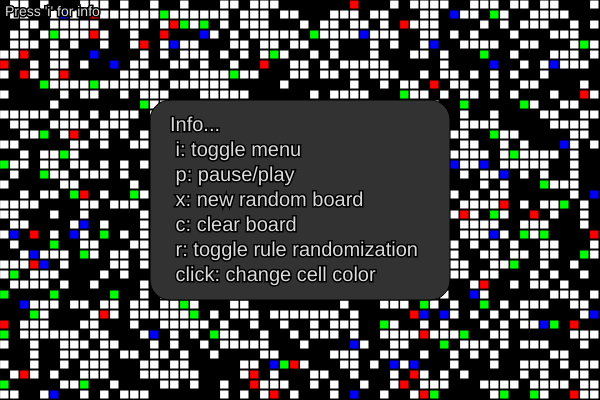
Frame 1 (no input)
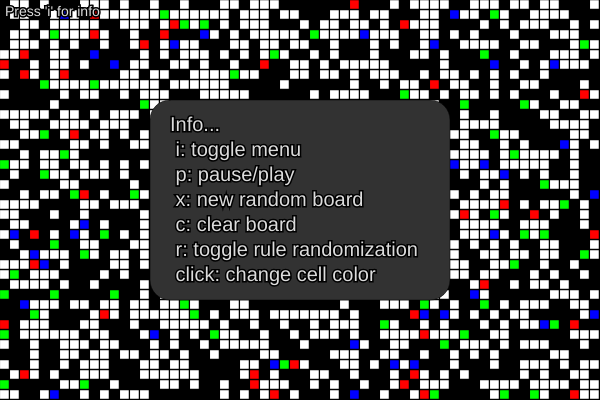
Frame 60 (no input)
Frame 120 (the mouse pressed at the canvas centre since frame 60): identical to frame 60, image omitted

The p5.js sketch that drew these frames (run headless with seeded random() and noise() and a simulated clock; from frame 60 on, the mouse is pressed at the canvas centre):

// p5.js sketch
// ── sketch.js
let grid;
let cols, rows;
let resolution = 10;
let nonRandomizeRules = true;
let startGame = false;
let infoMenu = false;
let tipText;
let menuText = "Press 'i' for info";
let textColor = 220;

function setup() {
    createCanvas(600, 400);
    cols = width / resolution;
    rows = height / resolution;
    gridSet = new LifeBoard(cols, rows);
    gridSet.createRandomArray();
}

function draw() {
    background(0);
    gridSet.colorChange();
    if (startGame) {
        gridSet.nextGridCompute();
    }
    textManage();
}

function textManage() {
    if (infoMenu) {
        tipText = " "
    } else {
        //menu text and bg
        tipText = "Info... \n i: toggle menu \n p: pause/play \n x: new random board \n c: clear board \n r: toggle rule randomization \n click: change cell color"
        fill(50)
        rectMode(CENTER)
        rect(width / 2, height / 2, 300, 200, 20)

        strokeWeight(3)
        textSize(20)
        fill(textColor)
        textAlign(LEFT, CENTER);
        text(tipText, width / 2 - 130, height / 2);
    }
    //corner info text
    textSize(14)
    textAlign(LEFT, TOP);
    fill(textColor)
    strokeWeight(3)
    text(menuText, 5, 5);

    //reset normals
    strokeWeight(0.5)
    rectMode(CORNER)
}

function mousePressed() {
    //console.log(grid[floor(mouseX / resolution)][floor(mouseY / resolution)])
    grid[floor(mouseX / resolution)][floor(mouseY / resolution)] += 1;

    if (grid[floor(mouseX / resolution)][floor(mouseY / resolution)] > 4) {
        grid[floor(mouseX / resolution)][floor(mouseY / resolution)] = 0;
    }
}

//GAME CONTROLS
function keyPressed() {
    //starts and pauses game
    if (keyCode === 80) {
        startGame = !startGame;
    }

    //clears the board key c
    if (keyCode === 67) {
        gridSet.boardClear()
    }
    //makes new random array key x
    if (keyCode === 88) {
        gridSet.createRandomArray()
    }
    //r key, makes it so rules can have some randomization
    if (keyCode === 82) {
        nonRandomizeRules = !nonRandomizeRules;
    }
    //i key
    if (keyCode === 73) {
        infoMenu = !infoMenu;
        //console.log(infoMenu);
    }
}


//Manages the Board and it's functions
class LifeBoard {
    constructor(cols, rows) {
        this.cols = cols;
        this.rows = rows;

    }
    make2DArray() {
        let arr = new Array(this.cols);
        for (let i = 0; i < arr.length; i++) {
            arr[i] = new Array(this.rows);
        }
        return arr;
    }
    createRandomArray() {
        grid = this.make2DArray(this.cols, this.rows);
        for (let i = 0; i < this.cols; i++) {
            for (let j = 0; j < this.rows; j++) {
                let randomNumber = floor(random(10));
                if (randomNumber > 0) {
                    grid[i][j] = floor(random(2));
                } else {
                    grid[i][j] = floor(random(5));
                }
            }
        }
    }

    //neighbor count is used to determine life/death of cell in nextGrid Compute
    countNeighbors(grid, x, y) {
        let sum = 0;
        for (let i = -1; i < 2; i++) {
            for (let j = -1; j < 2; j++) {
                let col = (x + i + cols) % this.cols;
                let row = (y + j + rows) % this.rows;
                sum += grid[col][row];
            }
        }
        sum -= grid[x][y];
        return sum;
    }

    //this is run every frame the game isn't paused
    nextGridCompute() {
        let next = this.make2DArray(this.cols, this.rows);
        // Compute next based on grid
        for (let i = 0; i < this.cols; i++) {
            for (let j = 0; j < this.rows; j++) {
                let state = grid[i][j];
                // Count neighbors 
                let sum = 0;
                let neighbors = this.countNeighbors(grid, i, j);
                //Rule set 1, non random rules
                if (nonRandomizeRules) {
                    if (state == 0 && neighbors == 3) {
                        next[i][j] = 4;
                    } else if (state == 0 && neighbors == 4) {
                        next[i][j] = 3;
                    } else if (state == 0 && neighbors == 5) {
                        next[i][j] = 2;
                    } else if (state == 0 && neighbors == 6) {
                        next[i][j] = 1;
                    }
                    else if (state >= 1 && (neighbors < 4 || neighbors > 10)) {
                        next[i][j] = 0;
                    }
                    else {
                        next[i][j] = state;
                    }
                } //rule set 2, slight randomness
                else {
                    if (state == 0 && neighbors == 3) {
                        next[i][j] = floor(random(5));
                    } else if (state == 1 && (neighbors < 2 || neighbors > 3)) {
                        next[i][j] = 0;
                    }
                    //COLOR CELLS HAVE 1% CHANCE OF DEATH seems to go against game of life, might remove
                    else if (state > 0 && random(100) < 1) {
                        next[i][j] = 0;
                    }
                    else {
                        next[i][j] = state;
                    }
                }
            }
        }

        grid = next;
    }

    //when a cell is clicked the color will change (and counts as 1 more neighbor)
    colorChange() {
        for (let i = 0; i < this.cols; i++) {
            for (let j = 0; j < this.rows; j++) {
                let x = i * resolution;
                let y = j * resolution;
                if (grid[i][j] == 1) {
                    fill(255);
                    stroke(0);
                    rect(x, y, resolution - 1, resolution - 1);
                }
                if (grid[i][j] == 2) {
                    fill(255, 0, 0);
                    stroke(0);
                    rect(x, y, resolution - 1, resolution - 1);
                }
                if (grid[i][j] == 3) {
                    fill(0, 255, 0);
                    stroke(0);
                    rect(x, y, resolution - 1, resolution - 1);
                }
                if (grid[i][j] == 4) {
                    fill(0, 0, 255);
                    stroke(0);
                    rect(x, y, resolution - 1, resolution - 1);
                }


            }
        }
    }

    //provides blank board
    boardClear() {
        for (let i = 0; i < cols; i++) {
            for (let j = 0; j < rows; j++) {
                grid[i][j] = 0;
            }
        }
    }
}
